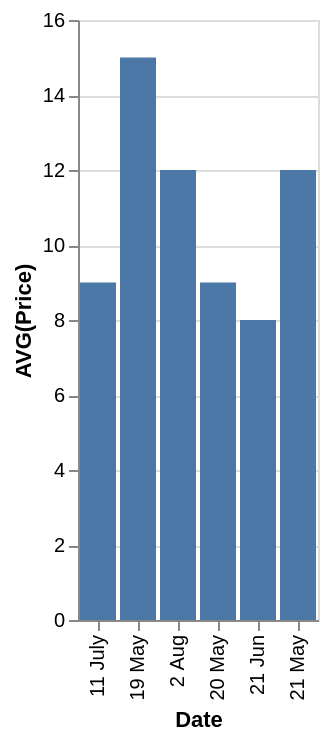

The Vega-Lite source for this figure:
### Vega-Lite specification from a JSON file in a GitHub repository (floating-point values rounded to 4 significant figures)
{"data": {"values": [{"x_data": "11 July", "y_data": 9}, {"x_data": "19 May", "y_data": 15}, {"x_data": "2 Aug", "y_data": 12}, {"x_data": "20 May", "y_data": 9}, {"x_data": "21 Jun", "y_data": 8}, {"x_data": "21 May", "y_data": 12}]}, "mark": "bar", "encoding": {"x": {"field": "x_data", "type": "nominal", "title": "Date", "sort": "ascending"}, "y": {"field": "y_data", "type": "quantitative", "title": "AVG(Price)"}}}
